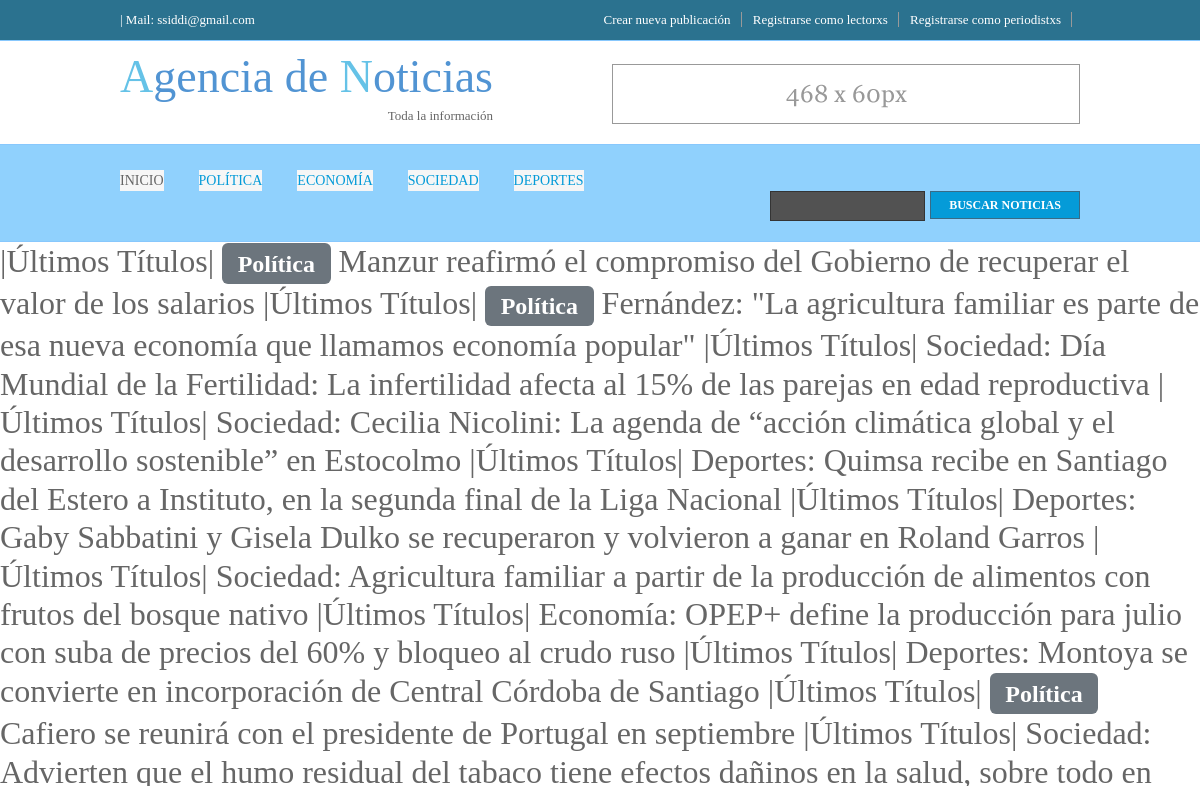
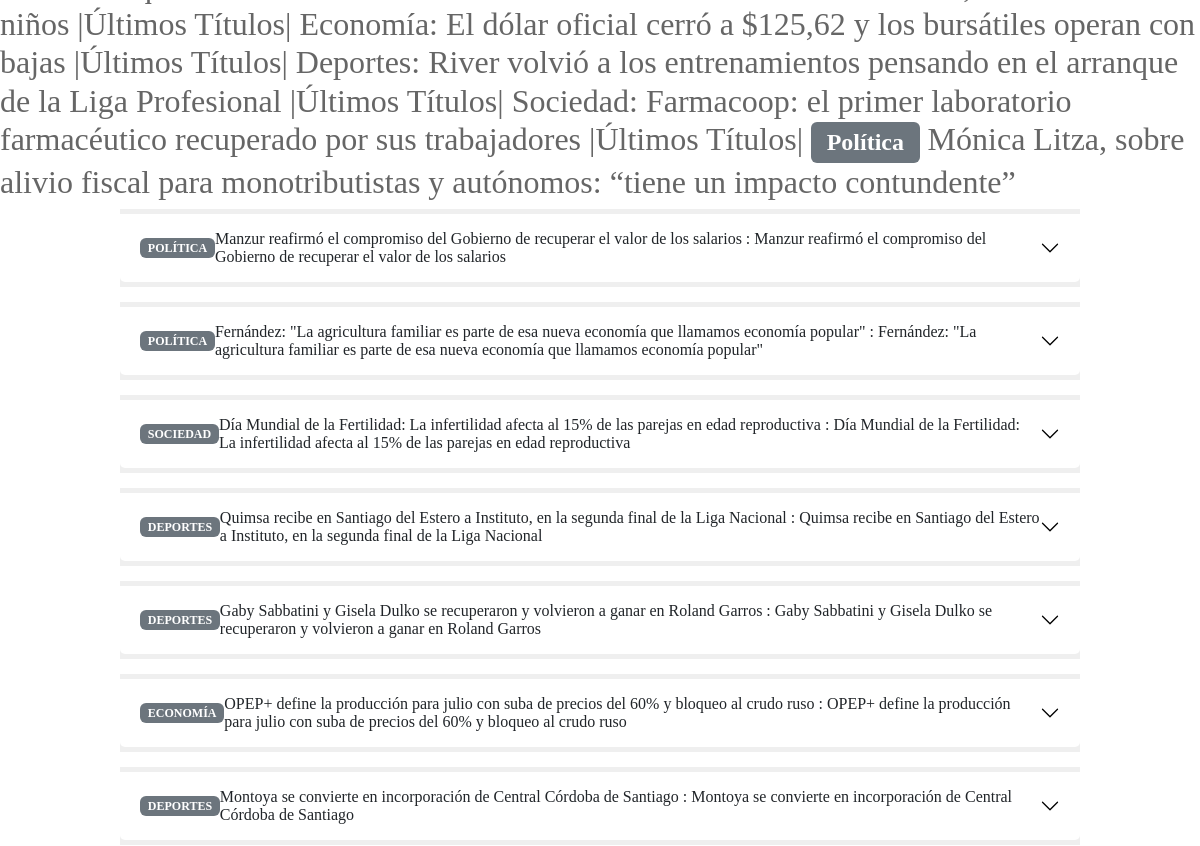
Before: / (upper part) with the older database file (2 pictures, top to bottom).
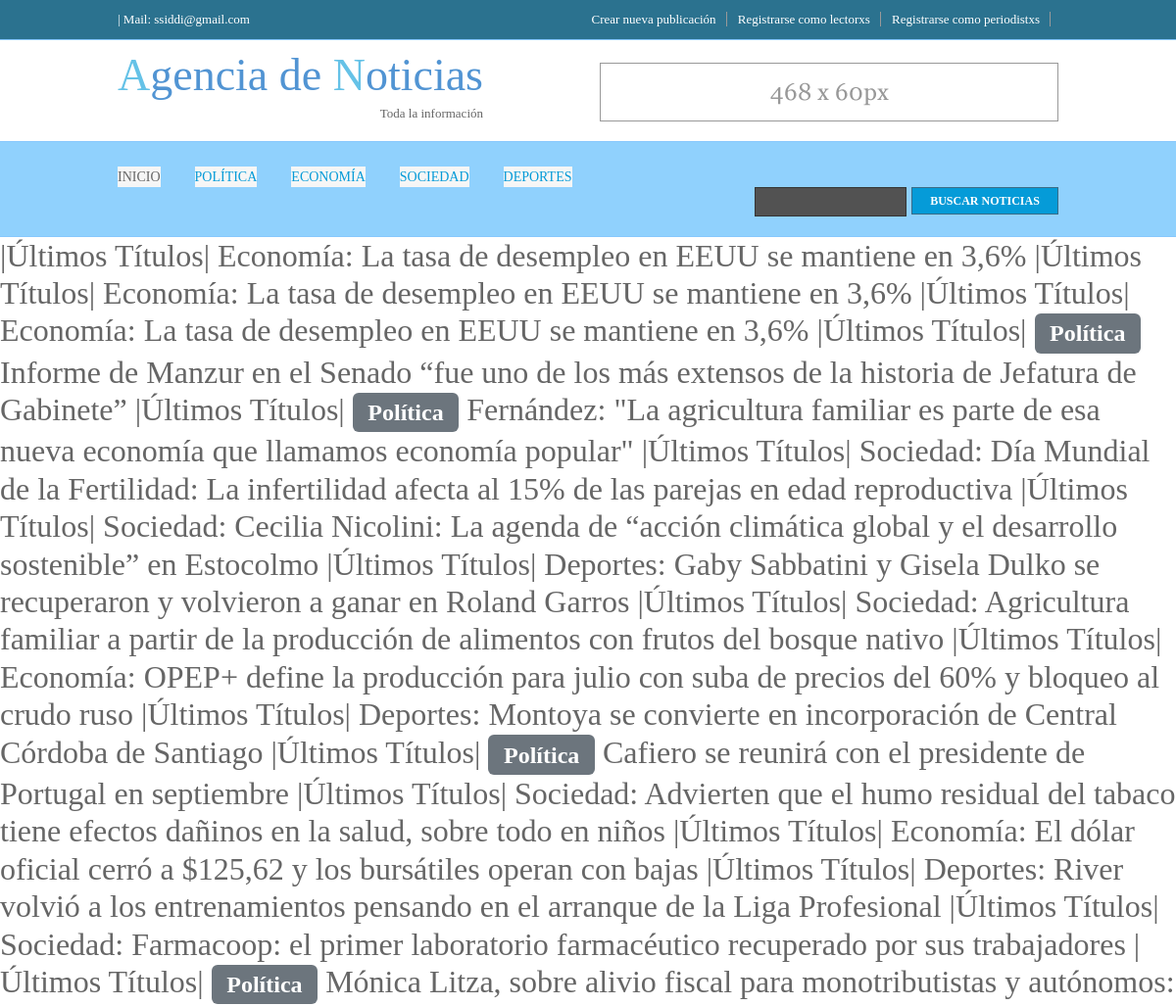
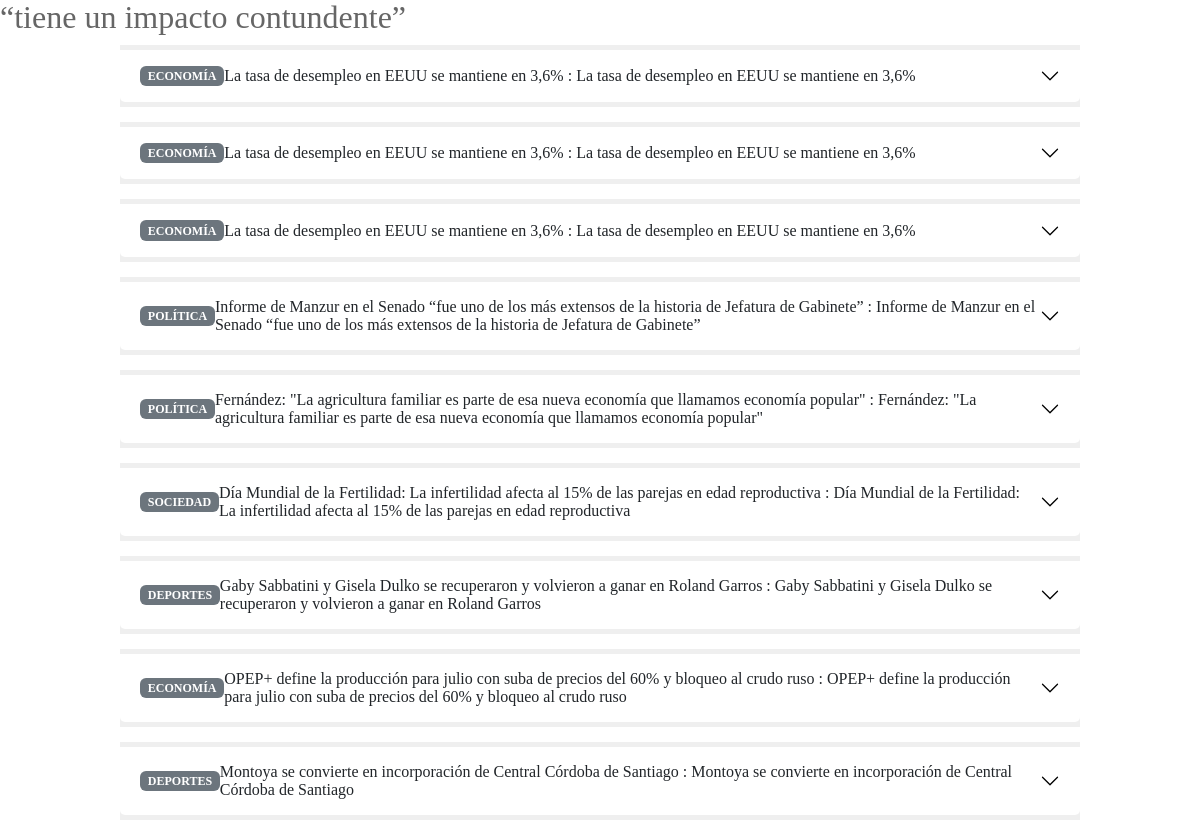
After: the same page with the newer database file (2 pictures, top to bottom).
### portal/models.py (models this page shows, shortened)
class Noticia(models.Model):
    seccion = models.CharField(max_length=50)
    titulo = models.CharField(max_length=140)
    bajada = models.CharField(max_length=100000)
    periodistxs = models.CharField(max_length=50)
    email_preiodistxs = models.EmailField()
    publicado = models.BooleanField()
    home = models.BooleanField()

### portal/views.py (the view)
# urls.py: path('',views.inicio ),
def inicio(request):
    noticias = Noticia.objects.all()
    dicc = {"noticias":noticias[::-1]}
    seccion = loader.get_template("index.html")
    documento=seccion.render(dicc)
    return HttpResponse(documento)

### portal/templates/index.html (shortened to what this page needs)
{% extends "padre.html" %}
{% load static %}
{% block contenido %}
<h2><marquee behavior="" direction="">
{% for n in noticias %}
|Últimos Títulos|
  {% if n.seccion == "politica" %}
    {% with secc="Política" %}
    <span class="badge bg-secondary">{{secc}}</span> {{n.titulo}}
    {% endwith %}
  {% elif n.seccion == "economia" %}
    {% with secc="Economía" %}
      {{secc}}: {{n.titulo}}
    {% endwith %}
  {% elif n.seccion == "sociedad" %}
    {% with secc="Sociedad" %}
      {{secc}}: {{n.titulo}}
    {% endwith %}
  {% elif n.seccion == "deportes" %}
    {% with secc="Deportes" %}
      {{secc}}: {{n.titulo}}
    {% endwith %}
  {% endif %}
{% endfor %}</marquee></h2>
<div class="wrapper">
  <div id="hpage_cats">
    <div class="accordion accordion-flush" id="accordionFlushExample">
      <div class="accordion-item">
        {% for n in noticias %}
        {% if n.home == True and n.publicado == True %}
        <h2 class="accordion-header" id="flush-headingOne">
          <button class="accordion-button collapsed" type="button" data-bs-toggle="collapse" data-bs-target="#flush-collapseOn{{n.id}}" aria-expanded="false" aria-controls="flush-collapseOn{{n.id}}">
            {% if n.seccion == "politica" %}
              {% with secc="POLÍTICA" %}
              <span class="badge bg-secondary">{{secc}}</span>  {{n.titulo}}
              {% endwith %}
            {% elif n.seccion == "economia" %}
              {% with secc="ECONOMÍA" %}
              <span class="badge bg-secondary">{{secc}}</span>  {{n.titulo}}
              {% endwith %}
            {% elif n.seccion == "sociedad" %}
              {% with secc="SOCIEDAD" %}
              <span class="badge bg-secondary">{{secc}}</span>  {{n.titulo}}
              {% endwith %}
            {% elif n.seccion == "deportes" %}
              {% with secc="DEPORTES" %}
              <span class="badge bg-secondary">{{secc}}</span>  {{n.titulo}}
              {% endwith %}
            {% endif %}: {{n.titulo}}
          </button>
        </h2>
      {% endif %}
      {% endfor %}
      </div>
    </div>
  </div>
</div>
{% endblock %}

### portal/templates/padre.html (shortened to what this page needs)
<!DOCTYPE html PUBLIC "-//W3C//DTD XHTML 1.0 Transitional//EN" "http://www.w3.org/TR/xhtml1/DTD/xhtml1-transitional.dtd">
<html xmlns="http://www.w3.org/1999/xhtml">
<head>
{% load static %}
<link href="https://cdn.jsdelivr.net/npm/bootstrap@5.2.0-beta1/dist/css/bootstrap.min.css" rel="stylesheet">
<link rel="stylesheet" href="{% static 'portal/layout/styles/layout.css' %}" type="text/css" />
<link rel="stylesheet" href="https://cdnjs.cloudflare.com/ajax/libs/font-awesome/6.1.1/css/all.min.css" />
  </head>
<body id="top">
<header>
  <div class="wrapper col0">
  <div id="topline">
    <p>| Mail: ssiddi@gmail.com</p>
    <ul>
      <li><a href="{% url 'nueva_publicacion' %}">Crear nueva publicación</a></li>
      <li><a href="{% url 'formulario_lectorxs' %}">Registrarse como lectorxs</a></li>
      <li><a href="{% url 'formulario_periodistxs' %}">Registrarse como periodistxs</a></li>
    </ul>
    <br class="clear" />
  </div>
</div>
<div class="wrapper">
  <div id="header">
    <div class="fl_left">
      <h1><a href="{% url 'inicio' %}"><strong>A</strong>gencia de  <strong>N</strong>oticias</a></h1>
      <p>Toda la información</p>
    </div>
    <div class="fl_right"><a href="#"><img src="{% static 'portal/images/demo/468x60.gif' %}" alt="" /></a></div>
    <br class="clear" />
  </div>
</div>
<div class="wrapper col2">
  <div id="topbar">
    <div id="topnav">
      <ul>
        <li class="active"><a href="{% url 'inicio' %}">Inicio</a></li>
        <li><a href="{% url 'politica' %}">Política</a></li>
        <li><a href="{% url 'economia' %}">Economía</a></li>
        <li><a href="{% url 'sociedad' %}">Sociedad</a></li>
        <li><a href="{% url 'deportes' %}">Deportes</a></li>
      </ul>
    </div>
    <div id="search">
      <form action="{% url 'resultados' %}" method="GET">
          <input type="text" name="texto" id="texto" value="" />
          <input type="submit" style="height: 28px; width: 150px;" name="go" id="go" value="Buscar Noticias" />
      </form>
    </div>
    <br class="clear" />
  </div>
</div>
{% block  contenido %}
{% endblock %}
</body>
</html>

### portal/static/portal/layout/styles/layout.css (style rules this page uses)
html { overflow-y:scroll; }
body { margin:0; padding:0; font-size:13px; font-family:Georgia, "Times New Roman", Times, serif; color:#666666; background-color:#FFFFFF; }
a { outline:none; text-decoration:none; color:#059BD8; background-color:#FFFFFF; }
.fl_left, .imgl { float:left; }
.fl_right, .imgr { float:right; }
img { display:block; margin:0; padding:0; border:none; }
div.wrapper { display:block; width:100%; margin:0; text-align:left; border-bottom:1px solid #88c8fd; }
div.wrapper h1, div.wrapper h2, div.wrapper h3, div.wrapper h4, div.wrapper h5, div.wrapper h6 { margin:0 0 15px 0; padding:0; font-size:22px; font-weight:normal; line-height:normal; }
.col0, .col0 a { color:#FFFFFF; background-color:#2b728f; }
.col2 { color:#FFFFFF; background-color:#90d1fd; }
#header, #topline, #topbar, #breadcrumb, .container, #hpage_cats, #adblock, #socialise, #footer, #copyright { display:block; position:relative; width:960px; margin:0 auto; }
#topline { padding:10px 0; }
#topline p { float:left; margin:0; padding:0; }
#topline ul { float:right; margin:0; padding:0; list-style:none; }
#topline li { display:inline; margin:0 8px 0 0; padding:0 10px 0 0; border-right:1px solid #999999; }
#header { padding:2px 0 20px 0; }
#header .fl_left { display:block; float:left; margin-top:7px; overflow:hidden; }
#header .fl_right { display:block; float:right; width:468px; height:60px; margin-top:21px; overflow:hidden; }
#header h1, #header p, #header ul { margin:0; padding:0; list-style:none; line-height:normal; }
#header h1 a { font-size:46px; color:#5194d3; background-color:#FFFFFF; }
#header h1 strong { font-weight:normal; color:#65c2e7; background-color:#FFFFFF; }
#header .fl_left p { text-align:right; margin-top:5px; }
#topbar { padding:20px 0; z-index:1000; }
#topbar #search { display:block; float:right; margin:0; padding:0; overflow:hidden; }
#hpage_cats { padding:0 0 5px 0; }
#hpage_cats h2 { display:block; width:100%; margin:0 0 15px 0; padding:5px 0; color:#666666; background-color:#EFEFEF; text-align:right; font-size:13px; }

### portal/static/portal/layout/styles/navi.css (style rules this page uses)
#topnav { display:block; float:left; width:700px; margin:5px 0 0 0; padding:0; list-style:none; }
#topnav ul, #topnav li { float:left; list-style:none; margin:0; padding:0; }
#topnav li a:link, #topnav li a:visited, #topnav li a:hover { display:block; margin:0 35px 0 0; padding:0; font-size:14px; text-transform:uppercase; color:#059BD8; background-color:#F6F6F6; }
#topnav li a:hover, #topnav ul li.active a { color:#666666; background-color:#F6F6F6; }

### portal/static/portal/layout/styles/forms.css (style rules this page uses)
form, fieldset, legend { margin:0; padding:0; border:none; }
input, textarea, select { font-size:12px; font-family:Georgia, "Times New Roman", Times, serif; }
#topbar input { display:block; float:left; width:155px; margin:0 5px 0 0; padding:5px; color:#B6B6B6; background-color:#525252; border:1px solid #343434; font-size:12px; }
#topbar input#go { width:68px; height:26px; margin:0; padding:4px 0; text-transform:uppercase; color:#FFFFFF; background-color:#059BD8; border-color:#396B86; cursor:pointer; font-weight:bold; }

Changed rows visible on the page:
removed Noticia: secc "Política", titulo "Manzur reafirmó el compromiso del Gobierno de recuperar el valor de los salarios", secc "POLÍTICA"
removed Noticia: seccion "Deportes", titulo "Quimsa recibe en Santiago del Estero a Instituto, en la segunda final de la Liga Nacional", seccion "DEPORTES"
added Noticia: secc "Economía", titulo "La tasa de desempleo en EEUU se mantiene en 3,6%", secc "ECONOMÍA"
added Noticia: secc "Economía", titulo "La tasa de desempleo en EEUU se mantiene en 3,6%", secc "ECONOMÍA"
added Noticia: secc "Economía", titulo "La tasa de desempleo en EEUU se mantiene en 3,6%", secc "ECONOMÍA"
added Noticia: secc "Política", titulo "Informe de Manzur en el Senado “fue uno de los más extensos de la historia de Jefatura de Gabinete”", secc "POLÍTICA"
